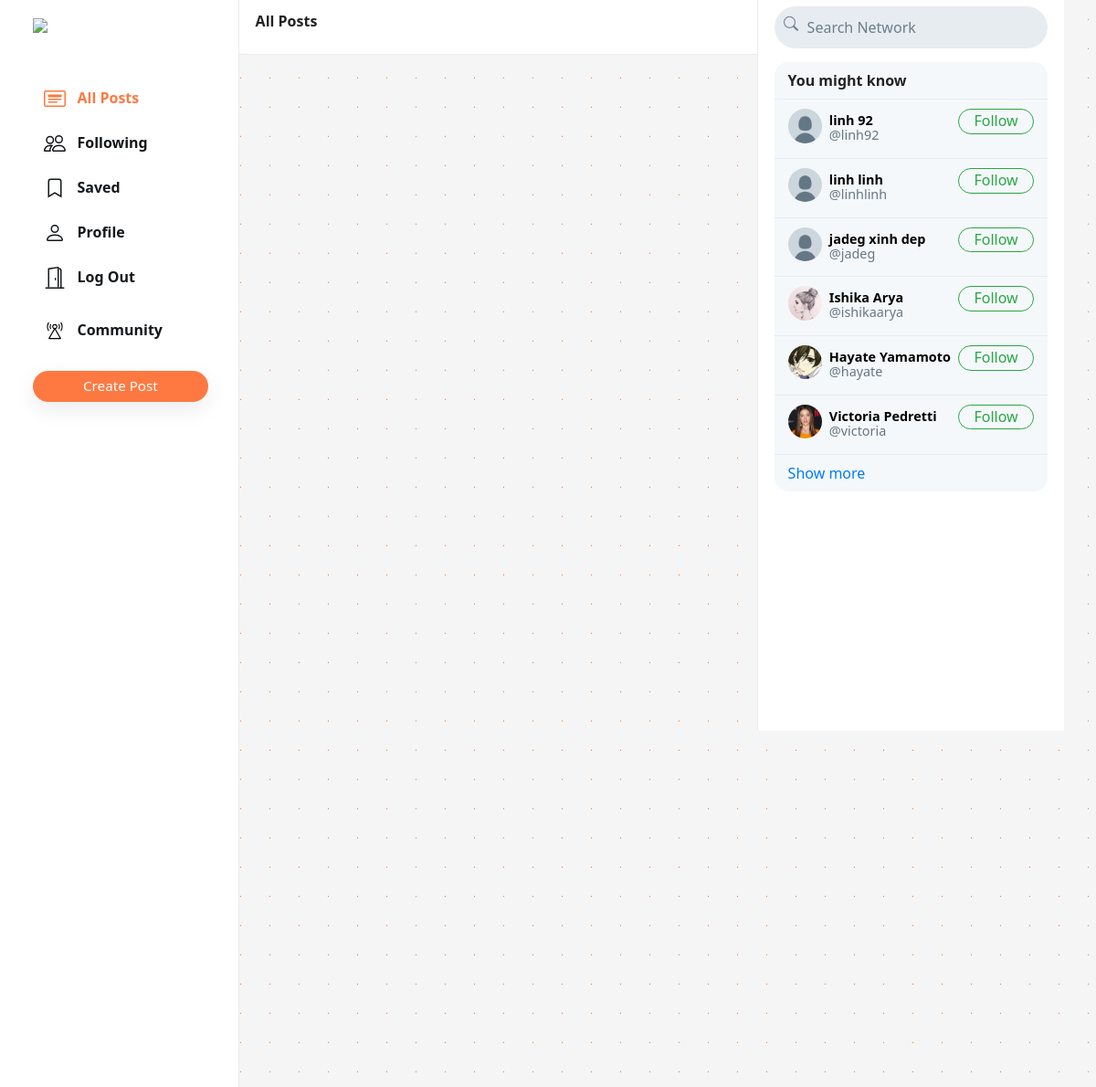
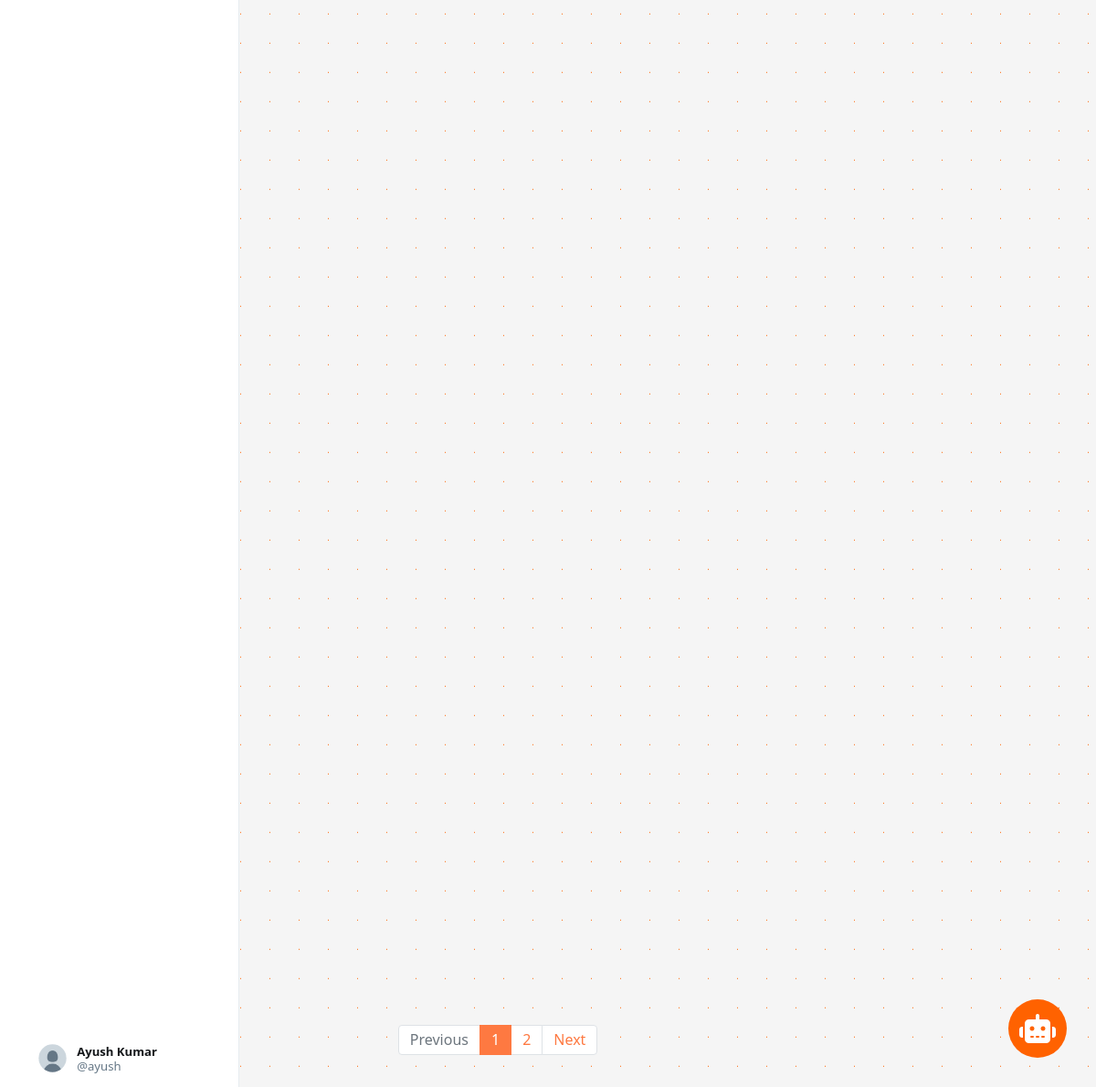
/ (signed in), run on the app's committed database (2 pictures, top to bottom).
### network/models.py (models this page shows, shortened)
class User(AbstractUser):
    profile_pic = models.ImageField(upload_to='profile_pic/')
    bio = models.TextField(max_length=160, blank=True, null=True)
    cover = models.ImageField(upload_to='covers/', blank=True)
    community = models.ManyToManyField('Community', blank=True, related_name='users', null=True, default=None)

### network/views.py (the view)
# urls.py: path("", views.index, name="index"),
def index(request):
    all_posts = Post.objects.all().order_by('-date_created')
    paginator = Paginator(all_posts, 10)
    page_number = request.GET.get('page')
    if page_number == None:
        page_number = 1
    posts = paginator.get_page(page_number)
    followings = []
    suggestions = []
    if request.user.is_authenticated:
        followings = Follower.objects.filter(
            followers=request.user).values_list('user', flat=True)
        suggestions = User.objects.exclude(pk__in=followings).exclude(
            username=request.user.username).order_by("?")[:6]
        communitys = Community.objects.filter(userlist=request.user)
    return render(request, "network/index.html", {
        "posts": posts,
        "suggestions": suggestions,
        "communitys": communitys,
        "page": "all_posts",
        'profile': False
    })

### network/templates/network/index.html (shortened to what this page needs)
{% extends "network/layout.html" %}
{% load static %}
{% block body %}
<div class="main-div">
    <div class="left-div">
        <nav class="head heading">
            {% if page == 'all_posts' %}
            All Posts
            {% elif page == 'following' %}
            Following
            {% elif page == 'saved' %}
            Saved
            {% elif page == 'profile' %}
            Profile
            {% else %}
            Explore
            {% endif %}
        </nav>
        <div class="left-div-content">
            <div class="posts-view">
                <div class="main-div-content">
                    <nav aria-label="Page navigation example" class="pagination-bar">
                        <ul class="pagination justify-content-center">
                            {% if posts.has_previous %}
                            <li class="page-item">
                                <a class="page-link" href="?page={{ posts.previous_page_number | default:1}}"
                                    tabindex="-1" aria-disabled="true">Previous</a>
                            </li>
                            {% else %}
                            <li class="page-item disabled">
                                <a class="page-link" href="" tabindex="-1" aria-disabled="true">Previous</a>
                            </li>
                            {% endif %}
                            {% for each in posts.paginator.page_range %}
                            {% if each == posts.number %}
                            <li class="page-item active"><a class="page-link" href="?page={{each}}">{{each}}</a></li>
                            {% else %}
                            <li class="page-item"><a class="page-link" href="?page={{each}}">{{each}}</a></li>
                            {% endif %}
                            {% endfor %}
                            {% if posts.has_next %}
                            <li class="page-item">
                                <a class="page-link" href="?page={{ posts.next_page_number }}">Next</a>
                            </li>
                            {% else %}
                            <li class="page-item disabled">
                                <a class="page-link" href="">Next</a>
                            </li>
                            {% endif %}
                        </ul>
                    </nav>
                </div>
            </div>
        </div>
    </div>
</div>
{% endblock %}

### network/templates/network/layout.html (shortened to what this page needs)
{% load static %}
<!DOCTYPE html>
<html lang="en">
<head>
    <link rel="stylesheet" href="https://cdnjs.cloudflare.com/ajax/libs/font-awesome/6.4.0/css/all.min.css">
    <link rel="stylesheet" href="https://stackpath.bootstrapcdn.com/bootstrap/4.4.1/css/bootstrap.min.css"
>
    <link href="{% static 'network/styles.css' %}" rel="stylesheet">
    <link rel="stylesheet" href="{% static 'network/chat.css' %}">
    <link rel="stylesheet" href="{% static 'network/community.css' %}">
    <link href='https://unpkg.com/boxicons@2.1.1/css/boxicons.min.css' rel='stylesheet'>
</head>
<body>
    <div class="body" data-page="{{page}}">
        <div class="sidenav">
            <a href="{% url 'index' %}" class="navbar-brand">
                <img src="{% static 'network/Images/logo.png' %}" height="31px">
            </a>
            <div style="height: 100%;">
                <div>
                    <div>
                        <ul>
                            <li class="nav-item" id="all_posts">
                                <a href="{% url 'index' %}" class="nav-link">
                                    <div>
                                        &nbsp;&nbsp;All Posts
                                    </div>
                                </a>
                            </li>
                            {% if user.is_authenticated %}
                            <li class="nav-item" id="following">
                                <a href="{% url 'following' %}" class="nav-link">
                                    <div>
                                        &nbsp;&nbsp;Following
                                    </div>
                                </a>
                            </li>
                            <li class="nav-item" id="saved">
                                <a href="{% url 'saved' %}" class="nav-link">
                                    <div>
                                        <svg width="1.5em" height="1.5em" viewBox="0 0 16 16" class="bi bi-bookmark"
                                            fill="currentColor" xmlns="http://www.w3.org/2000/svg">
                                            <path fill-rule="evenodd"
                                                d="M8 12l5 3V3a2 2 0 0 0-2-2H5a2 2 0 0 0-2 2v12l5-3zm-4 1.234l4-2.4 4 2.4V3a1 1 0 0 0-1-1H5a1 1 0 0 0-1 1v10.234z" />
                                        </svg>
                                        &nbsp;&nbsp;Saved
                                    </div>
                                </a>
                            </li>
                            <li class="nav-item" id="profile">
                                <a href="{% url 'profile' user.username %}" class="nav-link">
                                    <div>
                                        &nbsp;&nbsp;Profile
                                    </div>
                                </a>
                            </li>
                            <li class="nav-item" id="logout">
                                <a href="{% url 'logout' %}" class="nav-link">
                                    <div>
                                        &nbsp;&nbsp;Log Out
                                    </div>
                                </a>
                            </li>
                            {% endif %}
                        </ul>
                    </div>
                    {% if user.is_authenticated %}
                    <li class="nav-item" id="login">
                        <a onclick="togglecommunity()" class="nav-link">
                            <div>
                                &nbsp;&nbsp;Community
                            </div>
                        </a>
                    </li>
                    <br>
                    <button id="popup-btn" class="btn btn-success new-post-btn"
                        style="background-color: #fe7941 !important; border: none !important;"
                        onclick="createpost()">Create
                        Post</button>
                    {% endif %}
                </div>
                <div style="position: absolute; bottom: 10px;">
                    {% if user.is_authenticated %}
                    <li class="nav-item sidenav-user">
                        <a href="{% url 'profile' user.username %}" class="nav-link">
                            <div class="user_account">
                                <div class="small-profilepic"
                                    style="float: left; background-image: url(/media/{{user.profile_pic}})"></div>
                                <div style="height: 2.7vw; margin: auto;">
                                    <div style="margin-top: 4px;"><strong>{{user.first_name}}
                                            {{user.last_name}}</strong></div>
                                    <div class="grey" style="margin-top: 4px;">@{{ user.username }}</div>
                                </div>
                            </div>
                        </a>
                    </li>
                    {% endif %}
                </div>
            </div>
        </div>
        {% block body %}
        {% endblock %}
        <div class="right-div">
            <nav class="head">
                <form action="#">
                    <div class="search-div">
                        <div>
                        </div>
                        <input type="text" name="query" id="search-box" placeholder="Search Network">
                    </div>
                </form>
            </nav>
            <div class='right-div-content'>
                <div class="space" style="background-color: white;"></div>
                {% if user.is_authenticated %}
                <div class="suggestion-box">
                    <div class="suggestion-header">
                        You might know
                    </div>
                    {% for suggestion in suggestions %}
                    <div class="suggestion-user">
                        <div>
                            <a href="{% url 'profile' suggestion.username %}">
                                <div class="small-profilepic"
                                    style="background-image: url(/media/{{suggestion.profile_pic}})"></div>
                            </a>
                        </div>
                        <div class="user-details">
                            <a href="{% url 'profile' suggestion.username %}">
                                <div id="user-name">
                                    <strong>
                                        {{suggestion.first_name}} {{suggestion.last_name}}
                                    </strong>
                                </div>
                                <div class="grey">@{{suggestion.username}}</div>
                            </a>
                        </div>
                        <div>
                            <button class="btn btn-outline-success" type="button"
                                onclick="follow_user(this,'{{suggestion.username}}','suggestion')">Follow</button>
                        </div>
                    </div>
                    {% empty %}
                    <div style="text-align: center; border-bottom: .5px solid #e6ecf0; padding: 10px 15px;">
                        <span class="grey" style="font-size: .9em;">No suggestions available.</span>
                    </div>
                    {% endfor %}
                    <div class="suggestion-footer">
                        <a href="#">Show more</a>
                    </div>
                </div>
                {% endif %}
                <div class="chatbox-wrapper">
                    <div class="chatbox-toggle">
                        <i class="fa-solid fa-robot fa-beat-fade"></i>
                    </div>
                </div>
            </div>
        </div>
    </div>
</body>
</html>

### network/static/network/styles.css (style rules this page uses)
.body { display: flex; min-height: 100%; font-family: system-ui, sans-serif; }
.btn { border-radius: 20px; padding: 0.32rem 1rem 0.375rem 1rem; }
.btn, .btn:focus, .btn:active { box-shadow: none !important; -webkit-box-shadow: none !important; }
.grey { color: #657786; }
svg { vertical-align: text-top; }
.sidenav { height: 100%; width: 21.8%; position: fixed; top: 0; left: 0; padding: 15px; list-style: none; border-right: .5px solid #e6ecf0; z-index: 100; padding-left: 3%; background-color: white; }
.sidenav ul { list-style: none; padding-left: 0px; margin-top: 3vh; }
.sidenav li { margin-top: 7px; }
.sidenav .nav-link { color: #14171a; line-height: .7em; font-weight: 700; padding: 0px; }
.sidenav .nav-link>div { padding: 10px 20px 8px 12px; border-radius: 25px; line-height: 0.9em; width: max-content; }
.new-post-btn { padding-left: 55px !important; padding-right: 55px !important; font-size: .95em; font-weight: 530; box-shadow: rgba(0, 0, 0, 0.08) 0px 8px 24px !important; }
.user_account { display: flex; font-size: .82rem; font-weight: normal; padding-top: 3px !important; padding-bottom: 3px !important; padding-left: 3px !important; }
.user_account .small-profilepic { transform: scale(.82); margin-left: auto; margin-top: auto; }
.active a { color: #fe7941 !important; }
.main-div { position: relative; width: 47.25%; min-height: 100vh; left: 21.8%; }
.left-div { position: relative; }
.head { height: 7.5vh; }
.heading { position: fixed; width: 47.255%; top: 0px; padding: 18px; border-bottom: .5px solid #e6ecf0; line-height: .7em; font-weight: 800; background-color: #fff; z-index: 1000; }
.left-div-content { margin-top: 7.5vh; }
.small-profilepic { width: 3.1vw; height: 3.1vw; border-radius: 9999px; overflow: hidden; margin-right: 8px; background-size: cover; background-repeat: no-repeat; background-position: center; box-sizing: content-box; }
.space { height: 8px; background-color: #e6ecf0; }
.pagination-bar { margin-top: 35px; margin-bottom: 35px; }
.pagination-bar .page-link { line-height: .9em; }
.page-item.active .page-link { color: white !important; background-color: #fe7941; border-color: #fe7941; }
.page-link { color: #fe7941; }
.right-div { width: 28%; height: 100vh; position: fixed; right: 2.95%; border-left: .5px solid #e6ecf0; background-color: white; }
.right-div .head { padding: .9vh 1.5vw; }
.right-div .search-div { margin-left: auto; margin-right: auto; display: flex; border-radius: 25px; background-color: #e6ecf0; padding-left: 10px; padding-right: 10px; vertical-align: middle; }
#search-box { height: 5.7vh; border: none; background: none; outline: none; width: 100%; margin-left: 8px; }
#search-box::placeholder { color: #6d7e8c; }
.right-div-content { height: 92.5vh; overflow: auto; padding-left: 1.5vw; padding-right: 1.5vw; }
.suggestion-box, .guest-box { border-radius: 15px; overflow: hidden; background-color: #f5f8fa; }
.suggestion-header { padding: 13px 15px; line-height: .9em; font-weight: 800; border-bottom: .5px solid #e6ecf0; }
.suggestion-user { display: flex; padding: 10px 15px; font-size: .9em; border-bottom: .5px solid #e6ecf0; }
.suggestion-user a { color: black; text-decoration: none; }
.user-details { flex: 1; line-height: 1.1em; padding: 5px 0px 7px 0px; }
.suggestion-user .btn { padding: 0em 1em .09em 1em; }
.suggestion-footer { padding: 13px 15px; line-height: .9em; }
.suggestion-footer a { text-decoration: none; }

### network/static/network/chat.css (style rules this page uses)
*, *::before, *::after { box-sizing: border-box; }
body, h1, h2, h3, h4, p, figure, blockquote, dl, dd { margin: 0; }
body { min-height: 100vh; text-rendering: optimizeSpeed; line-height: 1.5; font-family: 'Poppins', sans-serif; background: linear-gradient(90deg, var(--grey) 31px, transparent 1px) 50%, linear-gradient(180deg, var(--grey) 31px, var(--orange) 1px) 50%; background-size: 32px 32px; color: var(--dark); }
a:not([class]) { text-decoration-skip-ink: auto; }
img, picture { max-width: 100%; display: block; }
input, button, textarea, select { font: inherit; }
:root { --orange: #ff6200; --blue: #335DFF; --grey: #F5F5F5; --grey-d-1: #EEE; --grey-d-2: #DDD; --grey-d-3: #888; --white: #FFF; --dark: #222; }
.chatbox-wrapper { position: fixed; bottom: 2rem; right: 2rem; width: 4rem; height: 4rem; }
.chatbox-toggle { width: 100%; height: 100%; background: var(--orange); color: var(--white); font-size: 2rem; display: flex; justify-content: center; align-items: center; border-radius: 50%; cursor: pointer; transition: .2s; }

### data on the page
User: profile_pic (placeholder picture), first_name "Ayush", last_name "Kumar", username "ayush"
User: profile_pic (placeholder picture), first_name "linh", last_name "92", username "linh92"
User: profile_pic (placeholder picture), first_name "linh", last_name "linh", username "linhlinh"
User: profile_pic (placeholder picture), first_name "jadeg", last_name "xinh dep", username "jadeg"
User: profile_pic (picture), first_name "Ishika", last_name "Arya", username "ishikaarya"
User: profile_pic (picture), first_name "Hayate", last_name "Yamamoto", username "hayate"
User: profile_pic (picture), first_name "Victoria", last_name "Pedretti", username "victoria"

### other printed values
{{ each }} "1"
{{ each }} "2"
